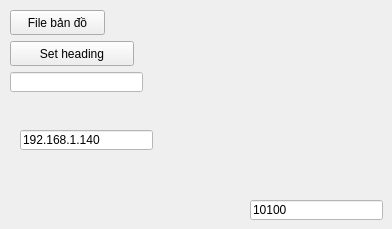
    <widget class="QWidget" name="tab_4">
     <attribute name="title">
      <string>Cài đặt</string>
     </attribute>
     <widget class="QCustomButton" name="toolButton_map_select">
      <property name="geometry">
       <rect>
        <x>10</x>
        <y>10</y>
        <width>95</width>
        <height>25</height>
       </rect>
      </property>
      <property name="sizePolicy">
       <sizepolicy hsizetype="Preferred" vsizetype="Preferred">
        <horstretch>0</horstretch>
        <verstretch>0</verstretch>
       </sizepolicy>
      </property>
      <property name="text">
       <string>File bản đồ</string>
      </property>
     </widget>
     <widget class="QLineEdit" name="textEdit_heading">
      <property name="geometry">
       <rect>
        <x>10</x>
        <y>72</y>
        <width>133</width>
        <height>20</height>
       </rect>
      </property>
      <property name="sizePolicy">
       <sizepolicy hsizetype="Expanding" vsizetype="Preferred">
        <horstretch>0</horstretch>
        <verstretch>0</verstretch>
       </sizepolicy>
      </property>
      <property name="styleSheet">
       <string notr="true">background-color: rgb(255, 255, 255);</string>
      </property>
     </widget>
     <widget class="QCustomButton" name="toolButton_set_heading">
      <property name="geometry">
       <rect>
        <x>10</x>
        <y>41</y>
        <width>124</width>
        <height>25</height>
       </rect>
      </property>
      <property name="sizePolicy">
       <sizepolicy hsizetype="Preferred" vsizetype="Preferred">
        <horstretch>0</horstretch>
        <verstretch>0</verstretch>
       </sizepolicy>
      </property>
      <property name="text">
       <string>Set heading</string>
      </property>
     </widget>
     <widget class="QLineEdit" name="textEdit_pt_port">
      <property name="geometry">
       <rect>
        <x>250</x>
        <y>200</y>
        <width>133</width>
        <height>20</height>
       </rect>
      </property>
      <property name="sizePolicy">
       <sizepolicy hsizetype="Expanding" vsizetype="Preferred">
        <horstretch>0</horstretch>
        <verstretch>0</verstretch>
       </sizepolicy>
      </property>
      <property name="styleSheet">
       <string notr="true">background-color: rgb(255, 255, 255);</string>
      </property>
      <property name="text">
       <string>10100</string>
      </property>
     </widget>
     <widget class="QLineEdit" name="textEdit_pt_port_2">
      <property name="geometry">
       <rect>
        <x>20</x>
        <y>130</y>
        <width>133</width>
        <height>20</height>
       </rect>
      </property>
      <property name="sizePolicy">
       <sizepolicy hsizetype="Expanding" vsizetype="Preferred">
        <horstretch>0</horstretch>
        <verstretch>0</verstretch>
       </sizepolicy>
      </property>
      <property name="styleSheet">
       <string notr="true">background-color: rgb(255, 255, 255);</string>
      </property>
      <property name="text">
       <string>192.168.1.140</string>
      </property>
     </widget>
    </widget>
